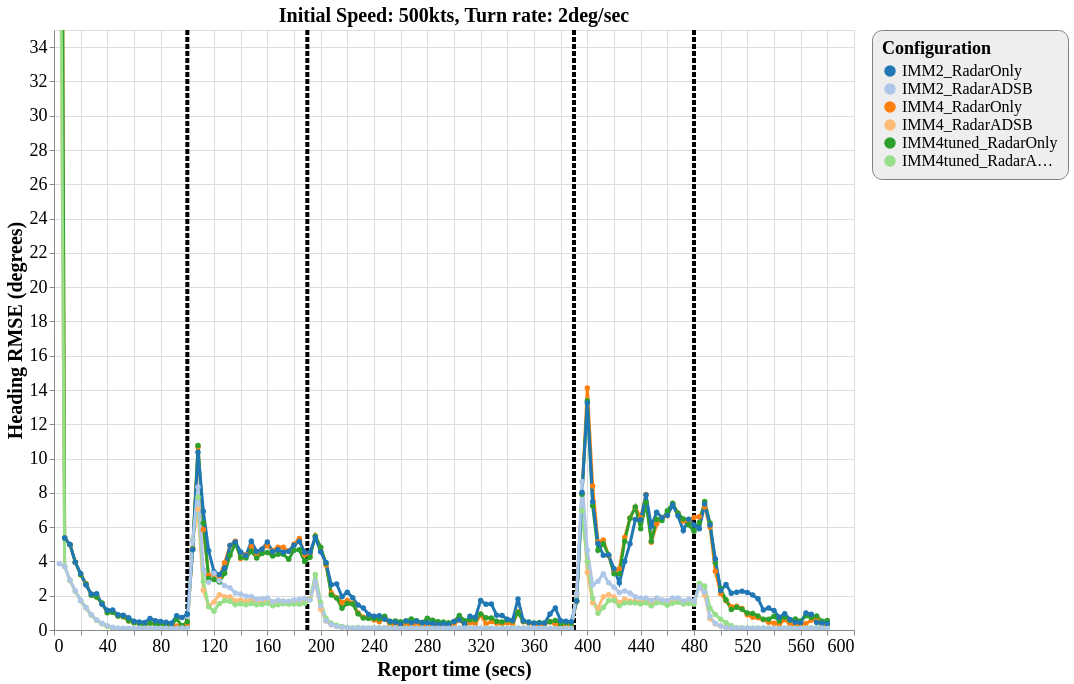

Source (Vega-Lite JSON):
### Vega-Lite specification from a JSON file in a GitHub repository (floating-point values rounded to 4 significant figures; data arrays with more than 128 entries replaced by an {"elided": "..."} marker saying what was removed)
{"config": {"view": {"continuousWidth": 800, "continuousHeight": 600}, "axisX": {"labelFontSize": 18, "titleFontSize": 20}, "axisY": {"labelFontSize": 18, "titleFontSize": 20}, "font": "Times New Roman", "legend": {"cornerRadius": 10, "fillColor": "#EEEEEE", "labelFontSize": 16, "padding": 10, "strokeColor": "gray", "titleFontSize": 18}, "title": {"fontSize": 20}}, "layer": [{"data": {"name": "data-9743bcfa63245eddba7948af9f316eff"}, "mark": {"type": "rule", "strokeDash": [5, 2], "strokeWidth": 4}, "encoding": {"color": {"type": "nominal", "field": "color", "scale": null}, "x": {"type": "quantitative", "field": "tt"}}}, {"data": {"name": "data-4236564970a2306d68346947fa0c399b"}, "mark": {"type": "line", "point": true, "strokeWidth": 3}, "encoding": {"color": {"type": "ordinal", "field": "config", "scale": {"scheme": "category20"}, "sort": ["IMM2_RadarOnly", "IMM2_RadarADSB", "IMM4_RadarOnly", "IMM4_RadarADSB", "IMM4tuned_RadarOnly", "IMM4tuned_RadarADSB"], "title": "Configuration"}, "x": {"type": "quantitative", "field": "time", "title": "Report time (secs)"}, "y": {"type": "quantitative", "field": "rmse_hdg", "scale": {"domain": [0, 35], "zero": false}, "title": "Heading RMSE (degrees)"}}, "selection": {"selector150": {"type": "interval", "bind": "scales", "encodings": ["x", "y"]}}, "title": "Initial Speed: 500kts, Turn rate: 2deg/sec"}], "$schema": "https://vega.github.io/schema/vega-lite/v4.8.1.json", "datasets": {"data-9743bcfa63245eddba7948af9f316eff": [{"tt": 100, "color": "black"}, {"tt": 190, "color": "black"}, {"tt": 390, "color": "black"}, {"tt": 480, "color": "black"}], "data-4236564970a2306d68346947fa0c399b": {"elided": "869 records"}}}
